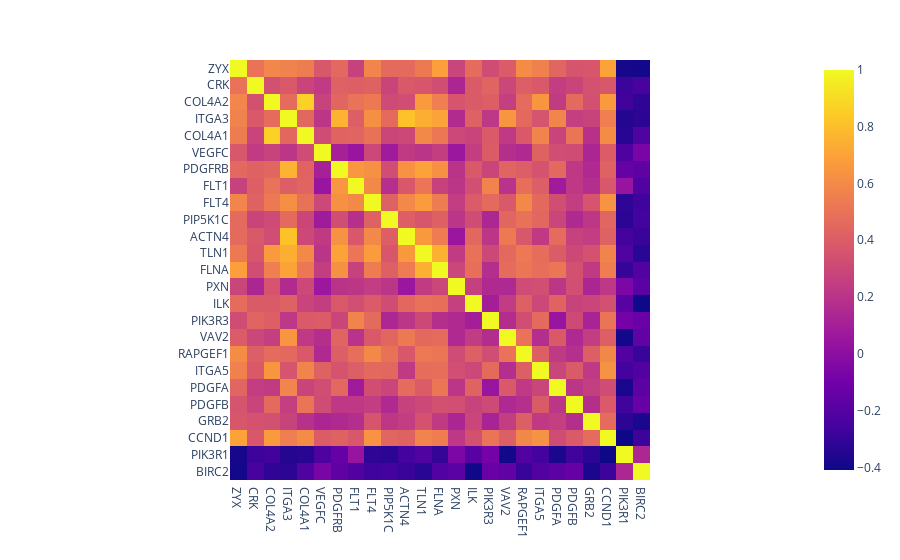

Notebook source saved alongside this figure:
### Code cell
#df = px.data.genename_drop(indexed=True)
fig = px.imshow(genename_drop_corr)
fig.show()

### Figure 1 — Plotly figure (JSON) as saved in the notebook; plotly's stock layout.template omitted (floating-point values rounded to 4 significant figures; data arrays with more than 128 entries replaced by an {"elided": "..."} marker saying what was removed)
{"data": [{"coloraxis": "coloraxis", "hovertemplate": "x: %{x}<br>y: %{y}<br>color: %{z}<extra></extra>", "name": "0", "type": "heatmap", "x": ["ZYX", "CRK", "COL4A2", "ITGA3", "COL4A1", "VEGFC", "PDGFRB", "FLT1", "FLT4", "PIP5K1C", "ACTN4", "TLN1", "FLNA", "PXN", "ILK", "PIK3R3", "VAV2", "RAPGEF1", "ITGA5", "PDGFA", "PDGFB", "GRB2", "CCND1", "PIK3R1", "BIRC2"], "xaxis": "x", "y": ["ZYX", "CRK", "COL4A2", "ITGA3", "COL4A1", "VEGFC", "PDGFRB", "FLT1", "FLT4", "PIP5K1C", "ACTN4", "TLN1", "FLNA", "PXN", "ILK", "PIK3R3", "VAV2", "RAPGEF1", "ITGA5", "PDGFA", "PDGFB", "GRB2", "CCND1", "PIK3R1", "BIRC2"], "yaxis": "y", "z": {"elided": "25x25 float values"}}], "layout": {"coloraxis": {"colorscale": [[0, "#0d0887"], [0.1111, "#46039f"], [0.2222, "#7201a8"], [0.3333, "#9c179e"], [0.4444, "#bd3786"], [0.5556, "#d8576b"], [0.6667, "#ed7953"], [0.7778, "#fb9f3a"], [0.8889, "#fdca26"], [1, "#f0f921"]]}, "margin": {"t": 60}, "xaxis": {"anchor": "y", "constrain": "domain", "domain": [0, 1], "scaleanchor": "y"}, "yaxis": {"anchor": "x", "autorange": "reversed", "constrain": "domain", "domain": [0, 1]}}}
